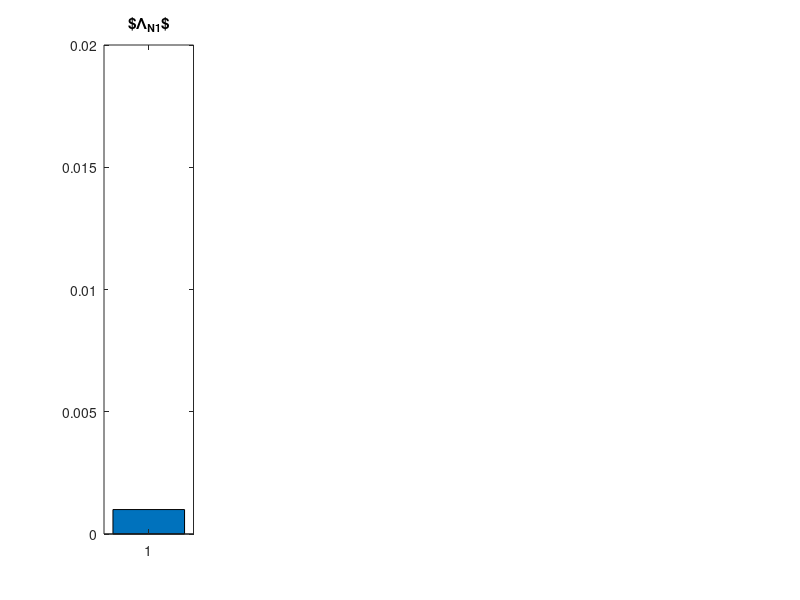

MATLAB code to generate this figure: (Note: this script raises an error after producing the figure.)
% This program solves the time evolution of problem 2B with a particle hopping ansatz
%% Load initial conditions
close all   
clear variables

% Initialise all neurites as structure arrays
NumberOfNeurites = 2;
N1 = struct;     

% Initialise parameters for scaling
N1.typicalTime = 100;
N1.typicalLength = 50;
N1.typicalDiffusion = 10^(-1); 
N1.typicalInflux = 1;
N1.typicalOutflux = 10^(-1);
N1.typicalPotential = 1;
N1.typicalConcentration = 15;

% Calculate Scaling Parameters
lambda_in = (N1.typicalTime*N1.typicalInflux)/(N1.typicalLength*N1.typicalConcentration);
lambda_out = (N1.typicalTime*N1.typicalOutflux)/(N1.typicalLength);
lambda_eps = N1.typicalTime*N1.typicalDiffusion/(N1.typicalLength^2);
lambda_V = N1.typicalTime*N1.typicalPotential/(N1.typicalLength^2);
N1.lambda_in = lambda_in;
N1.lambda_out = lambda_out;
N1.lambda_eps = lambda_eps;
N1.lambda_V = lambda_V;

% Second neurite hat the same scaling parameters
N2 = N1;

% Space discretisation
n = 400;
N1.L = 1;
N2.L = 0.3;
N1.dx = 1/n;                                % or h
N2.dx = 1/n;
N1.x = linspace(0,N1.L,n*N1.L)';            
N2.x = linspace(0,N2.L,n*N2.L)';            

% Time discretisation
T = 20;                                     % End time
m = T*10000;
dt = T/m;
N1.dt = dt;   
N2.dt = dt;                            
tt = linspace(0,T,ceil(T/N1.dt))';  

% Load initial pool Cconcentrations and define their maximum sizes;
N1.Lambda_som = 1.0;                        % Total Mass of Vesicles in the Soma
N2.Lambda_som = N1.Lambda_som;
N1.Lambda_tip = 0.001;                          % Total Mass of Vesicles in the growth cone of N1
N2.Lambda_tip = 0.001;                          % Total Mass of Vesicles in the growth cone of N2

N1.Lambda_som_max = 1.4;
N2.Lambda_som_max = N1.Lambda_som_max;
N1.Lambda_tip_max = 0.02;               
N2.Lambda_tip_max = 0.02;

SaveLambda_som = N1.Lambda_som; 
SaveN1Lambda_tip = N1.Lambda_tip; 
SaveN2Lambda_tip = N2.Lambda_tip;

% Initial influx- and outflux values in all neurites
no_noflux_1 = 1;                          % Set to 0 to have no flux in neurite 1       %Wenn man einen der beiden auf null stellt und den anderen nicht, funktioniert es nicht
no_noflux_2 = 1;                          % Set to 0 to have no flux in neurite 2
N1.alpha_a = no_noflux_1*0.8;               
N1.alpha_r = no_noflux_1*0.8;         
N2.alpha_a = no_noflux_2*0.8;
N2.alpha_r = no_noflux_2*0.8;

N1.beta_a = no_noflux_1*15;
N1.beta_r = no_noflux_1*15;
N2.beta_a = no_noflux_2*15;
N2.beta_r = no_noflux_2*15;

% Further parameters (diffusion constants and potentials)
N1.eps_a = 0.05;
N2.eps_a = N1.eps_a;
N1.eps_r = 0.05;
N2.eps_r = N1.eps_r;

N1.V_a = 1.75.*N1.x;           
N1.V_r = -1.5.*N1.x;
N2.V_a = 1.75.*N2.x;
N2.V_r = -1.5.*N2.x;

% Initial concentration of a = ANT and r = RET
N1.a0 = 0.*N1.x + 0.2;
N1.r0 = 0.*N1.x + 0.21;
N2.a0 = 0.*N2.x + 0.2;
N2.r0 = 0.*N2.x + 0.21;

SaveN1a0 = N1.a0; 
SaveN1r0 = N1.r0; 
SaveN2a0 = N2.a0;
SaveN2r0 = N2.r0;

% Initialise vectors that save development of different numbers
Development_Lambda_som = zeros(m,1);
Development_Lambda_tipN1 = zeros(m,1);
Development_Lambda_tipN2 = zeros(m,1);
Development_MassWholeSystem = zeros(m,1);
Development_Entropy = zeros(m,1);

%% Check initial concentrations

N1.p0 = N1.a0 + N1.r0;
N2.p0 = N2.a0 + N2.r0;

if sum(N1.p0 > 1) + sum(N2.p0 > 1) > 0
    error('The chosen initial value of the total vesicle concentration in one neurite exceeds the density constraint.')
end
if sum(N1.a0 < 0) + sum(N1.r0 < 0) + sum(N2.a0 < 0) + sum(N2.r0 < 0) > 0
    error('One of the initial vesicle concentrations in a neurite is negative.')
end
if N1.Lambda_som > N1.Lambda_som_max || N1.Lambda_tip > N1.Lambda_tip_max || N2.Lambda_tip > N2.Lambda_tip_max
    error('One of the initial pool concentration exceeds the maximum concentration.')
end

% Calculate initial mass ACHTUNG AUFPASSEN WIE LAMBDA DEFINIERT
TotalMass = N1.Lambda_som  + N1.Lambda_tip  +  N2.Lambda_tip  ... 
         + (sum(N1.r0(:)) + sum(N1.a0(:)) + sum(N2.r0(:)) + sum(N2.a0(:)))*N2.dx;
disp(['Total mass at the beginning is = ' num2str(TotalMass), '.']);

%% Plot Initial Concentration in Both Neurites, Neurite 1 is plotted reverse
%fig = figure('Position', [0, 0, 200, 200]);        % for Jans Computer
fig = figure('Position', [200, 100, 1200, 600]);     % for Inas Computer
  
plotlefttip = subplot(1,5,1);
hl = bar(N1.Lambda_tip);
title('$\Lambda_{N1}$')
ylim([0 N1.Lambda_tip_max ]);
plotlefttip.PlotBoxAspectRatio(2) = 2.5;
plotlefttip.Position(1) = 0.02;
plotlefttip.Position(2) = .5;
plotlefttip.Position(4) = 0.4;
set(gca,'FontSize',15,'FontWeight','bold')

fs1 = subplot(1,5,2);
h1 = plot(N1.x, N1.a0,'blue', N1.x, N1.r0,'red', N1.x, 1-N1.a0-N1.r0 ,'k--','Linewidth',2);
% fs1.Position = [0.18000    0.5000    0.3237    0.4150];
set(fs1, 'Xdir', 'reverse')
title('Neurite 1')
axis([0 N1.L 0 1]),
set(groot, 'DefaultTextInterpreter', 'latex');
set(groot, 'DefaultAxesTickLabelInterpreter', 'latex');
set(groot, 'DefaultAxesFontName', 'latex');
set(groot, 'DefaultLegendInterpreter', 'latex');
legend('ANT','RET', '1-$\rho$');
xlabel('Points on the domain $\Omega_1$');
ylabel('Concentration');
axis square
set(gca,'FontSize',15,'FontWeight','bold')

plotsoma = subplot(1,5,3);
hs = bar(N1.Lambda_som);
title('$\Lambda_{som}$')
ylim([0 N1.Lambda_som_max]);
plotsoma.PlotBoxAspectRatio(2) = 2.5;
% plotsoma.Position(1) = 0.5;
plotsoma.Position(1) = 0.36;
plotsoma.Position(2) = 0.5;
plotsoma.Position(4) = 0.4;
set(gca,'FontSize',15,'FontWeight','bold')

fs2 = subplot(1,5,4);
h2 = plot(N2.x, N2.a0, 'blue', N2.x, N2.r0,'red',N2.x, 1-N2.a0-N2.r0 ,'k--','Linewidth',2);
fs2.Position = [0.4400    0.5000    0.3237    0.4150];
axis([0 N2.L 0 1]);
title('Neurite 2')
axis square
legend('ANT','RET', '1-$\rho$');
xlabel('Points on the domain $\Omega_2$');
ylabel('Concentration');
set(gca,'FontSize',15,'FontWeight','bold','Fontangle','Oblique')

plotrighttip = subplot(1,5,5);
hr = bar(N2.Lambda_tip);
title('$\Lambda_{N2}$')
ylim([0 N2.Lambda_tip_max ]);
plotrighttip.PlotBoxAspectRatio(2) = 2.5;
plotrighttip.Position(1) = 0.7;
plotrighttip.Position(2) = 0.5;
plotrighttip.Position(4) = 0.4;
set(gca,'FontSize',15,'FontWeight','bold')

fs1.Position = [0.1000    0.5000    0.3237    0.4150];

drawnow;

%exportFigure(['TimeEvolution2B',num2str(0),'.pdf'], fig);
disp('The figure of the initial datum was printed.');

tic;

%% Calculate Stationary Solution

disp('Wait until program has calculated the stationary solutions.');

for i = 1:(m*2)
    % Update Concentration in Neurons
    [N1a1, N1r1, ~] = UpdateConcentrationParticleHopping(N1);
    N1old = N1;
    N1.a0 = N1a1;
    N1.r0 = N1r1;
    N1p1 = N1a1 + N1r1;
	
    [N2a1, N2r1, ~] = UpdateConcentrationParticleHopping(N2);    
    N2old = N2;
    N2.a0 = N2a1;
    N2.r0 = N2r1;
    N2p1 = N2a1 + N2r1;
      
    % Update Concentration in Pools 
    N1.Lambda_som = N1.Lambda_som ...                               % Old concentration
        + N1.dt/(2*N1.dx)*(lambda_out*N1.beta_r*(1 - N1.Lambda_som/N1.Lambda_som_max)*(N1r1(1)) ...      % Retrograte entering from Neuron 1
            + lambda_out*N2.beta_r*(1 - N2.Lambda_som/N2.Lambda_som_max)*(N2r1(1)) ...               % Retrograte entering from Neuron 2
            - lambda_in*N1.alpha_a*(N1.Lambda_som/N1.Lambda_som_max)*(1-N1r1(1)-N1a1(1)) ...                          % Anterograde existing pool into Neuron 1 
            - lambda_in*N2.alpha_a*(N2.Lambda_som/N2.Lambda_som_max)*(1-N2r1(1)-N2a1(1))); ...                        % Anterograde existing pool into Neuron 2
            
    N2.Lambda_som = N1.Lambda_som;
    N1.Lambda_tip = N1.Lambda_tip ...                                           % Tip of Neuron 1
        + N1.dt/(2*N1.dx)*(- lambda_in*N1.alpha_r*(N1.Lambda_tip/ N1.Lambda_tip_max)*(1-N1r1(end)-N1a1(end)) ...                 % Vesicles exiting pool Neuron 1
            + lambda_out*N1.beta_a*N1a1(end)*(1 - N1.Lambda_tip/N1.Lambda_tip_max ));                % Vesicles entering pool Neuron 1
    N2.Lambda_tip = N2.Lambda_tip ...                                           % Tip of Neuron 2
        + N2.dt/(2*N2.dx)*(- lambda_in*N2.alpha_r*(N2.Lambda_tip/N2.Lambda_tip_max)*(1-N2r1(end)-N2a1(end)) ...                 % Vesicles exiting pool Neuron 2
            + lambda_out*N2.beta_a*N2a1(end)*(1 - N2.Lambda_tip/N2.Lambda_tip_max));  

%     %disp(['sum(N1r1(:) = '  num2str(sum(N1r1(:))) ', sum(N1a1(:)) = ' num2str(sum(N1a1(:))) ', Lambda_som = ' num2str(N1.Lambda_som) ', N1.Lambda_tip = ' num2str(N1.Lambda_tip)]);
%     %disp(['What leaves soma = ' num2str(- N1.Scaling_Pools*N1.dt*N1.alpha_a*N1.Lambda_som*(1-N1old.r0(1)-N1old.a0(1))) ', (1-\rho)= ' num2str(1-N1old.r0(1)-N1old.a0(1))]);
end

% Save stationary solutions
N1.a_infinity = N1a1;
N1.r_infinity = N1r1;
N2.a_infinity = N2a1;
N2.r_infinity = N2r1;

N1.Lambda_som_infinity = N1.Lambda_som;
N2.Lambda_som_infinity = N1.Lambda_som_infinity;
N1.Lambda_tip_infinity = N1.Lambda_tip;
N2.Lambda_tip_infinity = N2.Lambda_tip;


%% Reset Initial Concentrations

N1.Lambda_som = SaveLambda_som;                     
N2.Lambda_som = SaveLambda_som;
N1.Lambda_tip = SaveN1Lambda_tip;                   
N2.Lambda_tip = SaveN2Lambda_tip;    

N1.a0 = SaveN1a0;
N1.r0 = SaveN1r0;
N2.a0 = SaveN2a0;
N2.r0 = SaveN2r0;

%% Solve the equation

for i = 1:m
    % Update Concentration in Neurons
    N1old = N1;
    [N1a1, N1r1, ~] = UpdateConcentrationParticleHopping(N1);    
    N1.a0 = N1a1;
    N1.r0 = N1r1;
    N1p1 = N1a1 + N1r1;
	
    N2old = N2;
    [N2a1, N2r1, ~] = UpdateConcentrationParticleHopping(N2);    
    N2.a0 = N2a1;
    N2.r0 = N2r1;
    N2p1 = N2a1 + N2r1;
    
    % Plot Updaten
    if (mod(i,1000)==0)

        h1(1).YData = N1a1;            
        h1(2).YData = N1r1;
        h1(3).YData = 1-N1a1-N1r1;

        h2(1).YData = N2a1;          
        h2(2).YData = N2r1;
        h2(3).YData = 1-N2a1-N2r1;
        
        hs.YData = N1.Lambda_som;
        hl.YData = N1.Lambda_tip;
        hr.YData = N2.Lambda_tip;
       
        drawnow
        
        disp(['Iteration: ', num2str(i)]);
        if (mod(i,20000)==0)
            % print(['Images/TimeEvolution2B',num2str(i*dt*10)], '-dpdf', '-bestfit');
            % exportFigure(['TimeEvolution2B',num2str(i*dt*10),'.pdf'], fig);
            disp(['A figure was printed at t = ',num2str(i*dt*10),num2str(N2.L), '.']);
        end
    end
    
    % Save Density in Pools
    Development_Lambda_som(i) = N1.Lambda_som;
    Development_Lambda_tipN1(i) = N1.Lambda_tip;
    Development_Lambda_tipN2(i) = N2.Lambda_tip;
    
    % Update Concentration in Pools 
    N1.Lambda_som = N1.Lambda_som ...                               % Old concentration
        + N1.dt/(2)*(lambda_out*N1.beta_r*(1 - N1.Lambda_som/N1.Lambda_som_max)*(N1old.r0(1)) ...      % Retrograte entering from Neuron 1
            + lambda_out*N2.beta_r*(1 - N2.Lambda_som/N2.Lambda_som_max)*(N2old.r0(1)) ...               % Retrograte entering from Neuron 2
            - lambda_in*N1.alpha_a*(N1.Lambda_som/N1.Lambda_som_max)*(1-N1old.r0(1)-N1old.a0(1)) ...                          % Anterograde existing pool into Neuron 1 
            - lambda_in*N2.alpha_a*(N2.Lambda_som/N2.Lambda_som_max)*(1-N2old.r0(1)-N2old.a0(1)));                     % Anterograde existing pool into Neuron 2
            
    N2.Lambda_som = N1.Lambda_som;
    N1.Lambda_tip = N1.Lambda_tip ...                                           % Tip of Neuron 1
        + N1.dt/(2)*(- lambda_in*N1.alpha_r*(N1.Lambda_tip/ N1.Lambda_tip_max)*(1-N1old.r0(end)-N1old.a0(end)) ...                 % Vesicles exiting pool Neuron 1
            + lambda_out*N1.beta_a*N1old.a0(end)*(1 - N1.Lambda_tip/N1.Lambda_tip_max )); % Vesicles entering pool Neuron 1
    N2.Lambda_tip = N2.Lambda_tip ...                                           % Tip of Neuron 2
        + N2.dt/(2)*(- lambda_in*N2.alpha_r*(N2.Lambda_tip/N2.Lambda_tip_max)*(1-N2old.r0(end)-N2old.a0(end)) ...                 % Vesicles exiting pool Neuron 2
            + lambda_out*N2.beta_a*N2old.a0(end)*(1 - N2.Lambda_tip/N2.Lambda_tip_max));  

    % Calculate total mass
    Development_MassWholeSystem(i) = N1.Lambda_som + N1.Lambda_tip + N2.Lambda_tip  ... 
        + N2.dx*(sum(N1r1(:)) + sum(N1a1(:)) + sum(N2r1(:)) + sum(N2a1(:))); %*N2.dx; %!!!!!!!!!!
    
    N1.Lambda_som + N1.Lambda_tip + N2.Lambda_tip  ... 
        + N2.dx*(sum(N1r1(:)) + sum(N1a1(:)) + sum(N2r1(:)) + sum(N2a1(:)))
    % Calculate entropy
%     eN1 = N1a1.*log(N1a1./N1.a_infinity) + N1r1.*log(N1r1./N1.r_infinity) + (1 - N1p1).*log((1 - N1p1)./(1-N1.a_infinity - N1.r_infinity)) ;
%     eN2 = N2a1.*log(N2a1./N2.a_infinity) + N2r1.*log(N2r1./N2.r_infinity) + (1 - N2p1).*log((1 - N2p1)./(1-N2.a_infinity - N2.r_infinity)) ;
%     Development_Entropy(i) = N1.dx*sum(eN1) + N2.dx*sum(eN2)  ...
%         + N1.Lambda_som*log(N1.Lambda_som/N1.Lambda_som_infinity) ...
%         + N1.Lambda_tip*log(N1.Lambda_tip/N1.Lambda_tip_infinity); ...
        %+ N2.Lambda_tip*log(N2.Lambda_tip/N2.Lambda_tip_infinity);
   
end

toc

%% Test um Danilas Plots nachzubauen
ParticlesN1 = zeros(2,1);
ParticlesN2 = ParticlesN1;

ParticlesN1(1) = sum(N1a1(:))*N1.dx;
ParticlesN1(2) = sum(N1r1(:))*N1.dx;
ParticlesN2(1) = sum(N2a1(:))*N2.dx;
ParticlesN2(2) = sum(N2r1(:))*N2.dx;

figure(2);
plotN1a1 = subplot(1,4,1);
bar(ParticlesN1(1));
ylabel('Concentration of vesicles');
title('ANT N1')
ylim([0 1]);
plotN1a1.PlotBoxAspectRatio(2) = 2.5;
set(gca,'FontSize',15,'FontWeight','bold')

plotN2r1 = subplot(1,4,2);
bar(ParticlesN1(2));
title('RET N1')
ylim([0 1]);
plotN2r1.PlotBoxAspectRatio(2) = 2.5;
set(gca,'FontSize',15,'FontWeight','bold')

plotN1a1 = subplot(1,4,3);
bar(ParticlesN2(1));
title('ANT N2')
ylim([0 1]);
plotN1a1.PlotBoxAspectRatio(2) = 2.5;
set(gca,'FontSize',15,'FontWeight','bold')

plotN2r1 = subplot(1,4,4);
bar(ParticlesN2(2));
title('RET N2')
ylim([0 1]);
plotN2r1.PlotBoxAspectRatio(2) = 2.5;
set(gca,'FontSize',15,'FontWeight','bold')

% exportFigure('Danilasbildernachbauen2B.pdf', gcf);

%% Plot Pool Density Evolution in the pools
figure(3);
subplot(1,3,1);
plot(tt, Development_Lambda_som);
axis square
title('$\Lambda_{som}$');
xlabel('Time $t$');
ylabel('Concentration');
set(groot, 'DefaultTextInterpreter', 'latex');
set(groot, 'DefaultAxesTickLabelInterpreter', 'latex');
set(groot, 'DefaultAxesFontName', 'latex');
set(groot, 'DefaultLegendInterpreter', 'latex');
set(gca,'FontSize',12,'FontWeight','bold');

subplot(1,3,2);
plot(tt, Development_Lambda_tipN1);
axis square
title('$\Lambda_{N1}$');
xlabel('Time $t$');
ylabel('Concentration');
set(gca,'FontSize',12,'FontWeight','bold');

subplot(1,3,3),
plot(tt, Development_Lambda_tipN2);
axis square
title('$\Lambda_{N2}$');
xlabel('Time $t$');
ylabel('Concentration');
set(gca,'FontSize',12,'FontWeight','bold');

resizeFigure(gcf, [270,850]);
%exportFigure('Images/DevelopmentPoolConcentration2B.pdf', gcf);
disp('A figure of the Development of the Concentration in the pools was printed.')

%% Plot Development of Mass and Entropy of the system

figure(4);
plot(tt, Development_MassWholeSystem);
title('Mass Development of the whole System');
xlabel('Time $t$');
ylabel('Total Mass');
set(groot, 'DefaultTextInterpreter', 'latex');
set(groot, 'DefaultAxesTickLabelInterpreter', 'latex');
set(groot, 'DefaultAxesFontName', 'latex');
set(groot, 'DefaultLegendInterpreter', 'latex');
set(gca,'FontSize',20);
set(gca,'FontSize',17,'FontWeight','bold');

%saveas(gcf, 'Images/DevelopmentMass2B', 'pdf');
disp('A figure of the Development of the mass was printed.')

figure(5);
plot(tt, Development_Entropy);
l = title('Relative Entropy');
xl = xlabel('Time $t$');
yl = ylabel('Total Entropy');
set(groot, 'DefaultTextInterpreter', 'latex');
set(groot, 'DefaultAxesTickLabelInterpreter', 'latex');
set(groot, 'DefaultAxesFontName', 'latex');
set(groot, 'DefaultLegendInterpreter', 'latex');
set(l,'FontSize',20);
set(xl,'FontSize',20);
set(yl,'FontSize',20);
set(gca,'FontSize',17,'FontWeight','bold');

%saveas(gcf, 'Images/DevelopmentEntropy2B', 'pdf');
disp('A figure of the Development of the entropy was printed.')

